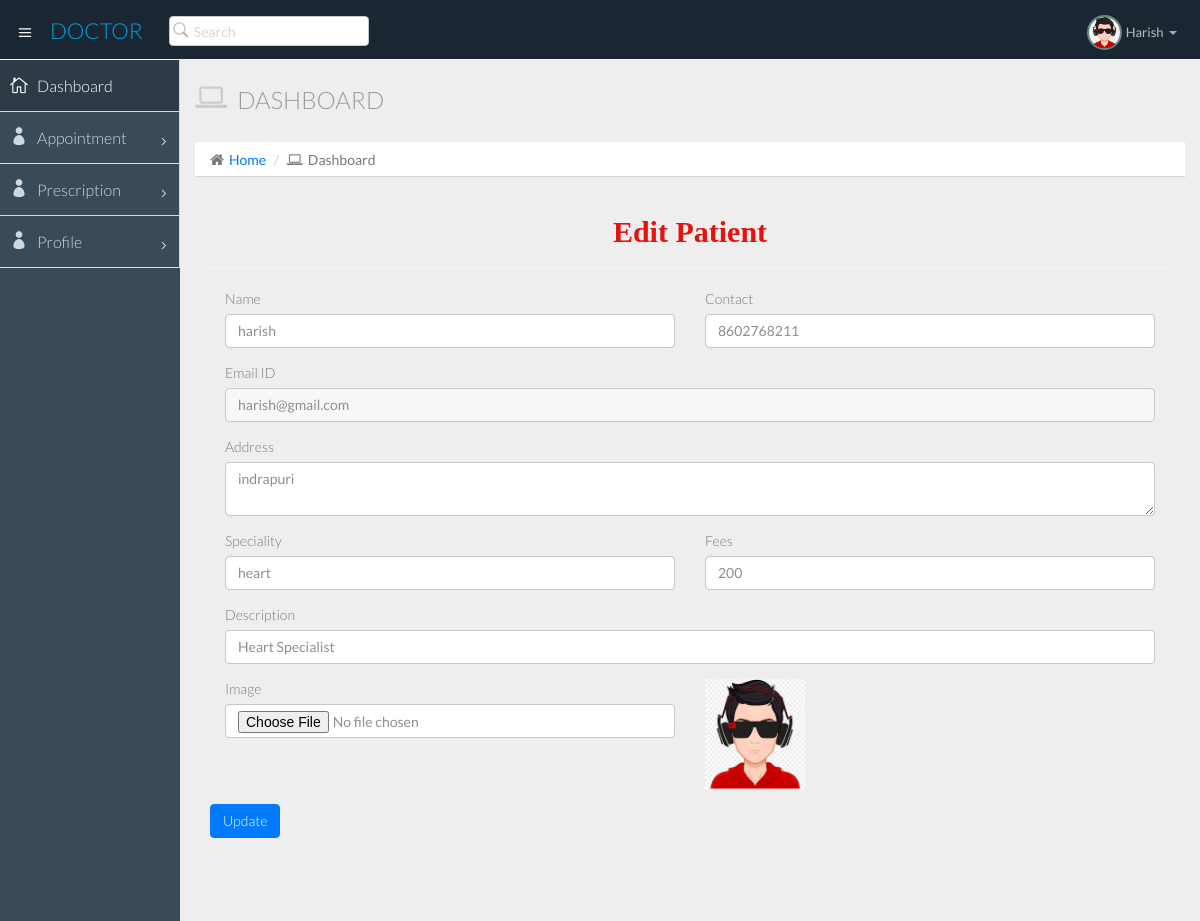
The page /doctor/doctor_edit_profile.php (signed in) on the database its author committed.
### tables this page shows
CREATE TABLE `doctor_list` (
  `did` int(11) NOT NULL,
  `name` varchar(50) NOT NULL,
  `image` varchar(50) NOT NULL,
  `speciality` varchar(100) NOT NULL,
  `fees` varchar(10) NOT NULL,
  `address` varchar(100) NOT NULL,
  `description` varchar(1500) NOT NULL,
  `emailid` varchar(50) NOT NULL,
  `contact` varchar(15) NOT NULL,
  `password` varchar(11) NOT NULL
);

### doctor/dbconfigure.php (called while the page is built, shortened)
<?php
$dbserver="127.0.0.1";
$dbuser="root";
$dbpwd="";
$dbname="doctors_appointment";
function my_select($query)
{
global $dbserver,$dbuser,$dbpwd,$dbname;
$cid=mysqli_connect($dbserver,$dbuser,$dbpwd,$dbname) or die("connection failed");
$rs=mysqli_query($cid,$query);
return $rs;
}
?>

### doctor/doctor_edit_profile.php (the view, shortened to what this page needs)
	<?php
include "dbconfigure.php";
if(verifyuser())
{
$emailid = $_SESSION['semailid'];
$query = "select * from doctor_list where emailid='$emailid'";
$rs = my_select($query);
if($row = mysqli_fetch_array($rs))
{
$doctorname = $row[1];
$image = $row[2];
$speciality = $row[3];
$fees = $row[4];
$address = $row[5];
$description = $row[6];
$contact = $row[8];
}
}
else
{
header("location:login.php");
}
?>
<!DOCTYPE html>
<html lang="en">
  <head>
    <link href="css/bootstrap.min.css" rel="stylesheet">
    <link href="css/bootstrap-theme.css" rel="stylesheet">
    <link href="css/elegant-icons-style.css" rel="stylesheet" />
    <link href="css/font-awesome.min.css" rel="stylesheet" />
    <link href="css/style.css" rel="stylesheet">
    <link href="css/style-responsive.css" rel="stylesheet" />
  </head>
  <body>
  <section id="container" class="">
      <?php require('./comnpages/header.php'); ?>
	   <?php require('./comnpages/side.php'); ?>
      <section id="main-content">
          <section class="wrapper">
			  <div class="row">
				<div class="col-lg-12">
					<h3 class="page-header"><i class="fa fa-laptop"></i> Dashboard</h3>
					<ol class="breadcrumb">
						<li><i class="fa fa-home"></i><a href="index.php">Home</a></li>
						<li><i class="fa fa-laptop"></i>Dashboard</li>
					</ol>
				</div>
			</div>
<div class="container">
    <h2 style="font-weight:bold;font-family : 'Monotype Corsiva' ; color : #E6120E ;margin-top:2%" align="center">Edit Patient</h2><hr></div>
<div class="container" style="">
    <form method="post" enctype="multipart/form-data">
    <div class="form-row">
    <div class="form-group col-md-6">
      <label>Name</label>
      <input type="text" class="form-control" value="<?php echo $doctorname;?>" name="doctorname" >
    </div>
    <div class="form-group col-md-6">
      <label>Contact</label>
      <input type="text" class="form-control" name="contact" value="<?=$contact?>" >
    </div>
  </div>
        <div class="form-row">
    <div class="form-group col-md-12">
      <label>Email ID</label>
      <input type="text" readonly class="form-control" name="emailid" value="<?=$emailid?>" id="inputEmail4">
    </div>
  </div>
 <div class="form-row">
    <div class="form-group col-md-12">
    <label>Address</label>
    <textarea class="form-control" id="exampleInputPassword1" name="address"><?=$address ?></textarea>
  </div>
        </div>
		<div class="form-row">
    <div class="form-group col-md-6">
      <label >Speciality</label>
      <input type="text" class="form-control" name="speciality" value="<?=$speciality?>">
    </div>
	<div class="form-group col-md-6">
      <label >Fees</label>
      <input type="text" class="form-control" name="fees" value="<?=$fees?>">
    </div>
  </div>
  <div class="form-row">
    <div class="form-group col-md-12">
    <label for="exampleInputPassword1">Description</label>
    <input type="text" class="form-control" name="description" value="<?=$description?>" >
  </div>
        </div>
        <div class="form-row">
    <div class="form-group col-md-6">
      <label for="inputEmail4">Image</label>
      <input type="file" class="form-control" name="image" id="inputEmail4">
    </div>
    <div class="form-group col-md-6">
	<?php $path = "../".$image;?>
      <img src="<?=$path?>" style="width:100px;height:110px">
    </div>
  </div>
        <button type="submit" name = "submit" class="btn btn-primary" style="margin-bottom:5%">Update</button>
    </form></div>
          </section>
      </section>
  </section>
  </body>
</html>

### doctor/comnpages/header.php (shortened to what this page needs)
<header class="header dark-bg">
            <div class="toggle-nav">
                <div class="icon-reorder tooltips" data-original-title="Toggle Navigation" data-placement="bottom"><i class="icon_menu"></i></div>
            </div>
            <a href="index.html" class="logo">  <span class="lite">Doctor</span></a>
            <div class="nav search-row" id="top_menu">
                <ul class="nav top-menu">
                    <li>
                        <form class="navbar-form">
                            <input class="form-control" placeholder="Search" type="text">
                        </form>
                    </li>
                </ul>
            </div>
	<?php
$emailid5 = $_SESSION['semailid'];
$query5 = "select * from doctor_list where emailid='$emailid5'";
$rs5 = my_select($query5);
if($row5 = mysqli_fetch_array($rs5))
{
$doctorname5 = $row5[1];
$image5 = $row5[2];
$path5 = "../".$image5;
}
			?>
            <div class="top-nav notification-row">
                <ul class="nav pull-right top-menu">
                    <li class="dropdown">
                        <a data-toggle="dropdown" class="dropdown-toggle" href="#">
                            <span class="profile-ava">
                                <img alt="" src="<?=$path5?>" width=35 height=35>
                            </span>
                            <span class="username"><?=ucwords($doctorname5);?></span>
                            <b class="caret"></b>
                        </a>
                    </li>
                </ul>
            </div>
      </header>

### rows shown on the page
doctor_list: image (picture), name "Harish", doctorname "harish", contact "8602768211", address "indrapuri", speciality "heart", fees "200", description "Heart Specialist"
